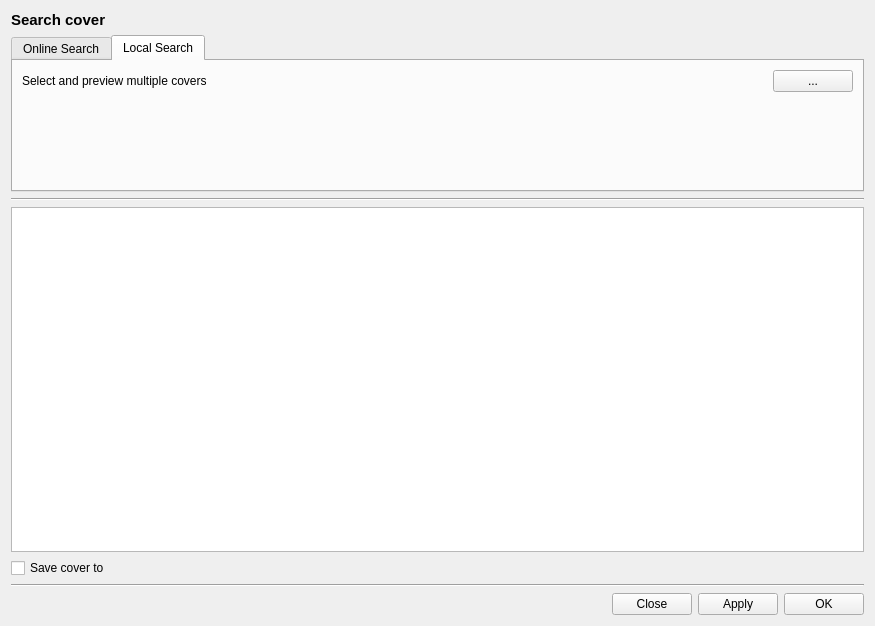
<?xml version="1.0" encoding="UTF-8"?>
<ui version="4.0">
 <class>GUI_AlternativeCovers</class>
 <widget class="QDialog" name="GUI_AlternativeCovers">
  <property name="geometry">
   <rect>
    <x>0</x>
    <y>0</y>
    <width>875</width>
    <height>626</height>
   </rect>
  </property>
  <property name="windowTitle">
   <string>Search cover</string>
  </property>
  <layout class="QGridLayout" name="gridLayout">
   <item row="1" column="0">
    <widget class="QTabWidget" name="tabWidget">
     <property name="sizePolicy">
      <sizepolicy hsizetype="Expanding" vsizetype="Preferred">
       <horstretch>0</horstretch>
       <verstretch>0</verstretch>
      </sizepolicy>
     </property>
     <property name="currentIndex">
      <number>1</number>
     </property>
     <widget class="QWidget" name="tab">
      <attribute name="title">
       <string>Online Search</string>
      </attribute>
      <layout class="QGridLayout" name="gridLayout_3">
       <property name="leftMargin">
        <number>5</number>
       </property>
       <property name="topMargin">
        <number>5</number>
       </property>
       <property name="rightMargin">
        <number>5</number>
       </property>
       <property name="bottomMargin">
        <number>5</number>
       </property>
       <property name="spacing">
        <number>5</number>
       </property>
       <item row="6" column="0" colspan="2">
        <layout class="QHBoxLayout" name="layoutSearch">
         <item>
          <widget class="QCheckBox" name="cbAutostart">
           <property name="focusPolicy">
            <enum>Qt::TabFocus</enum>
           </property>
           <property name="text">
            <string>Start search automatically</string>
           </property>
          </widget>
         </item>
         <item>
          <spacer name="horizontalSpacer_3">
           <property name="orientation">
            <enum>Qt::Horizontal</enum>
           </property>
           <property name="sizeHint" stdset="0">
            <size>
             <width>40</width>
             <height>20</height>
            </size>
           </property>
          </spacer>
         </item>
         <item>
          <widget class="QLabel" name="labWebsearchDisabled">
           <property name="font">
            <font>
             <weight>75</weight>
             <bold>true</bold>
            </font>
           </property>
           <property name="text">
            <string notr="true">TextLabel</string>
           </property>
          </widget>
         </item>
         <item>
          <widget class="QPushButton" name="btnSearch">
           <property name="sizePolicy">
            <sizepolicy hsizetype="Minimum" vsizetype="Preferred">
             <horstretch>0</horstretch>
             <verstretch>0</verstretch>
            </sizepolicy>
           </property>
           <property name="text">
            <string notr="true">Search</string>
           </property>
          </widget>
         </item>
         <item>
          <widget class="QPushButton" name="btnStopSearch">
           <property name="text">
            <string notr="true">Stop</string>
           </property>
          </widget>
         </item>
        </layout>
       </item>
       <item row="4" column="0" colspan="2">
        <widget class="Line" name="line_3">
         <property name="orientation">
          <enum>Qt::Horizontal</enum>
         </property>
        </widget>
       </item>
       <item row="0" column="0" rowspan="3" colspan="2">
        <layout class="QGridLayout" name="gridLayout_2">
         <property name="horizontalSpacing">
          <number>20</number>
         </property>
         <item row="1" column="1">
          <widget class="QLineEdit" name="leSearch">
           <property name="enabled">
            <bool>false</bool>
           </property>
           <property name="sizePolicy">
            <sizepolicy hsizetype="Expanding" vsizetype="Preferred">
             <horstretch>0</horstretch>
             <verstretch>0</verstretch>
            </sizepolicy>
           </property>
           <property name="focusPolicy">
            <enum>Qt::ClickFocus</enum>
           </property>
          </widget>
         </item>
         <item row="1" column="0">
          <widget class="QRadioButton" name="rbTextsearch">
           <property name="sizePolicy">
            <sizepolicy hsizetype="Minimum" vsizetype="Preferred">
             <horstretch>0</horstretch>
             <verstretch>0</verstretch>
            </sizepolicy>
           </property>
           <property name="focusPolicy">
            <enum>Qt::StrongFocus</enum>
           </property>
           <property name="text">
            <string>Text search or website</string>
           </property>
           <attribute name="buttonGroup">
            <string notr="true">buttonGroup</string>
           </attribute>
          </widget>
         </item>
         <item row="2" column="0" colspan="2">
          <widget class="Line" name="line_2">
           <property name="orientation">
            <enum>Qt::Horizontal</enum>
           </property>
          </widget>
         </item>
         <item row="3" column="1">
          <widget class="Gui::ComboBox" name="comboSearchFetchers"/>
         </item>
         <item row="3" column="0">
          <widget class="QLabel" name="labServer">
           <property name="text">
            <string>Server</string>
           </property>
          </widget>
         </item>
         <item row="0" column="0" colspan="2">
          <widget class="QRadioButton" name="rbAutosearch">
           <property name="text">
            <string>Automatic search</string>
           </property>
           <attribute name="buttonGroup">
            <string notr="true">buttonGroup</string>
           </attribute>
          </widget>
         </item>
        </layout>
       </item>
      </layout>
     </widget>
     <widget class="QWidget" name="tab_2">
      <attribute name="title">
       <string>Local Search</string>
      </attribute>
      <layout class="QGridLayout" name="gridLayout_4">
       <item row="0" column="0">
        <widget class="QLabel" name="label">
         <property name="sizePolicy">
          <sizepolicy hsizetype="MinimumExpanding" vsizetype="Preferred">
           <horstretch>0</horstretch>
           <verstretch>0</verstretch>
          </sizepolicy>
         </property>
         <property name="text">
          <string>Select and preview multiple covers</string>
         </property>
        </widget>
       </item>
       <item row="0" column="1">
        <widget class="QPushButton" name="btnFile">
         <property name="focusPolicy">
          <enum>Qt::StrongFocus</enum>
         </property>
         <property name="text">
          <string notr="true">...</string>
         </property>
        </widget>
       </item>
       <item row="1" column="0">
        <spacer name="verticalSpacer">
         <property name="orientation">
          <enum>Qt::Vertical</enum>
         </property>
         <property name="sizeHint" stdset="0">
          <size>
           <width>20</width>
           <height>40</height>
          </size>
         </property>
        </spacer>
       </item>
      </layout>
     </widget>
    </widget>
   </item>
   <item row="4" column="0">
    <widget class="QListWidget" name="tvImages">
     <property name="resizeMode">
      <enum>QListView::Adjust</enum>
     </property>
     <property name="viewMode">
      <enum>QListView::IconMode</enum>
     </property>
    </widget>
   </item>
   <item row="0" column="0">
    <widget class="QLabel" name="labTitle">
     <property name="font">
      <font>
       <pointsize>11</pointsize>
       <weight>75</weight>
       <bold>true</bold>
      </font>
     </property>
     <property name="text">
      <string>Search cover</string>
     </property>
    </widget>
   </item>
   <item row="5" column="0">
    <layout class="QHBoxLayout" name="horizontalLayout_2">
     <item>
      <widget class="QCheckBox" name="cbSaveToLibrary">
       <property name="sizePolicy">
        <sizepolicy hsizetype="Expanding" vsizetype="Fixed">
         <horstretch>0</horstretch>
         <verstretch>0</verstretch>
        </sizepolicy>
       </property>
       <property name="text">
        <string notr="true">Save cover to</string>
       </property>
      </widget>
     </item>
     <item>
      <widget class="QLabel" name="labStatus">
       <property name="text">
        <string/>
       </property>
      </widget>
     </item>
    </layout>
   </item>
   <item row="7" column="0">
    <layout class="QHBoxLayout" name="horizontalLayout">
     <item>
      <spacer name="horizontalSpacer_2">
       <property name="orientation">
        <enum>Qt::Horizontal</enum>
       </property>
       <property name="sizeHint" stdset="0">
        <size>
         <width>40</width>
         <height>20</height>
        </size>
       </property>
      </spacer>
     </item>
     <item>
      <widget class="QPushButton" name="btnClose">
       <property name="focusPolicy">
        <enum>Qt::StrongFocus</enum>
       </property>
       <property name="text">
        <string notr="true">Close</string>
       </property>
      </widget>
     </item>
     <item>
      <widget class="QPushButton" name="btnApply">
       <property name="text">
        <string notr="true">Apply</string>
       </property>
      </widget>
     </item>
     <item>
      <widget class="QPushButton" name="btnOk">
       <property name="focusPolicy">
        <enum>Qt::StrongFocus</enum>
       </property>
       <property name="text">
        <string notr="true">OK</string>
       </property>
       <property name="iconSize">
        <size>
         <width>16</width>
         <height>16</height>
        </size>
       </property>
      </widget>
     </item>
    </layout>
   </item>
   <item row="3" column="0">
    <widget class="Line" name="line">
     <property name="orientation">
      <enum>Qt::Horizontal</enum>
     </property>
    </widget>
   </item>
   <item row="6" column="0">
    <widget class="Line" name="line_4">
     <property name="orientation">
      <enum>Qt::Horizontal</enum>
     </property>
    </widget>
   </item>
  </layout>
 </widget>
 <customwidgets>
  <customwidget>
   <class>Gui::ComboBox</class>
   <extends>QComboBox</extends>
   <header>Gui/Utils/Widgets/ComboBox.h</header>
  </customwidget>
 </customwidgets>
 <resources/>
 <connections/>
 <buttongroups>
  <buttongroup name="buttonGroup"/>
 </buttongroups>
</ui>
